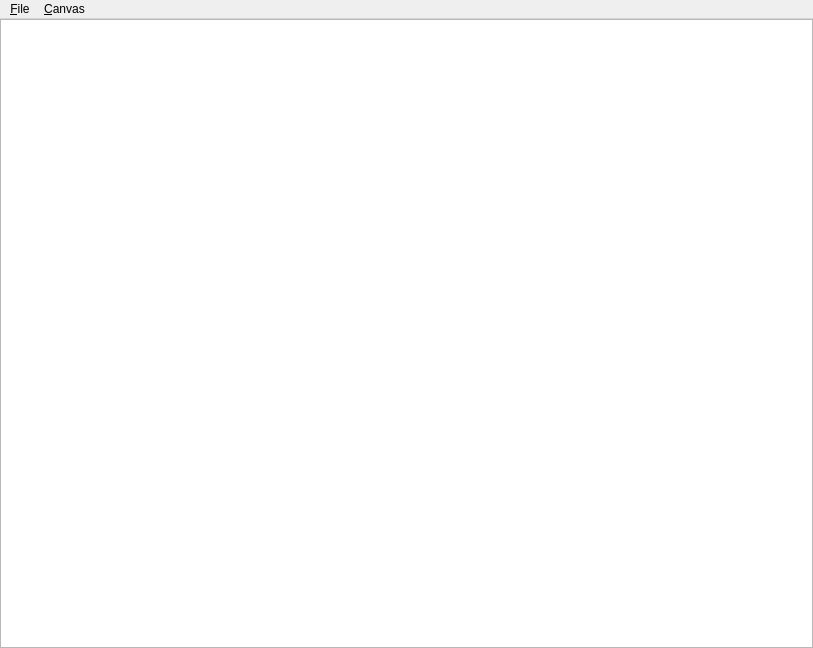
<?xml version="1.0" encoding="UTF-8"?>
<ui version="4.0">
 <class>CanvasTestApp</class>
 <widget class="QMainWindow" name="CanvasTestApp">
  <property name="geometry">
   <rect>
    <x>0</x>
    <y>0</y>
    <width>813</width>
    <height>648</height>
   </rect>
  </property>
  <property name="windowTitle">
   <string>CanvasTestApp</string>
  </property>
  <widget class="QWidget" name="centralWidget">
   <layout class="QVBoxLayout" name="verticalLayout">
    <property name="spacing">
     <number>0</number>
    </property>
    <property name="margin">
     <number>0</number>
    </property>
    <item>
     <widget class="QGraphicsView" name="graphicsView"/>
    </item>
   </layout>
  </widget>
  <widget class="QMenuBar" name="menuBar">
   <property name="geometry">
    <rect>
     <x>0</x>
     <y>0</y>
     <width>813</width>
     <height>20</height>
    </rect>
   </property>
   <widget class="QMenu" name="menu_File">
    <property name="title">
     <string>&amp;File</string>
    </property>
    <addaction name="action_Quit"/>
   </widget>
   <widget class="QMenu" name="menu_Canvas">
    <property name="title">
     <string>&amp;Canvas</string>
    </property>
    <addaction name="action_Arrange"/>
    <addaction name="separator"/>
    <addaction name="action_Refresh"/>
    <addaction name="separator"/>
    <addaction name="actionZoom_Fit"/>
    <addaction name="actionZoom_In"/>
    <addaction name="actionZoom_Out"/>
    <addaction name="actionZoom_100"/>
    <addaction name="separator"/>
    <addaction name="action_Print"/>
    <addaction name="action_Save_Image"/>
   </widget>
   <addaction name="menu_File"/>
   <addaction name="menu_Canvas"/>
  </widget>
  <action name="action_Quit">
   <property name="text">
    <string>&amp;Quit</string>
   </property>
  </action>
  <action name="action_Arrange">
   <property name="text">
    <string>&amp;Arrange</string>
   </property>
  </action>
  <action name="action_Refresh">
   <property name="text">
    <string>&amp;Refresh</string>
   </property>
  </action>
  <action name="actionZoom_Fit">
   <property name="text">
    <string>Zoom Fit</string>
   </property>
  </action>
  <action name="actionZoom_In">
   <property name="text">
    <string>Zoom In</string>
   </property>
  </action>
  <action name="actionZoom_Out">
   <property name="text">
    <string>Zoom Out</string>
   </property>
  </action>
  <action name="actionZoom_100">
   <property name="text">
    <string>Zoom 100%</string>
   </property>
  </action>
  <action name="action_Print">
   <property name="text">
    <string>&amp;Print...</string>
   </property>
  </action>
  <action name="action_Save_Image">
   <property name="text">
    <string>&amp;Save Image...</string>
   </property>
  </action>
 </widget>
 <layoutdefault spacing="6" margin="11"/>
 <resources/>
 <connections>
  <connection>
   <sender>action_Quit</sender>
   <signal>triggered()</signal>
   <receiver>CanvasTestApp</receiver>
   <slot>close()</slot>
   <hints>
    <hint type="sourcelabel">
     <x>-1</x>
     <y>-1</y>
    </hint>
    <hint type="destinationlabel">
     <x>198</x>
     <y>148</y>
    </hint>
   </hints>
  </connection>
 </connections>
</ui>
